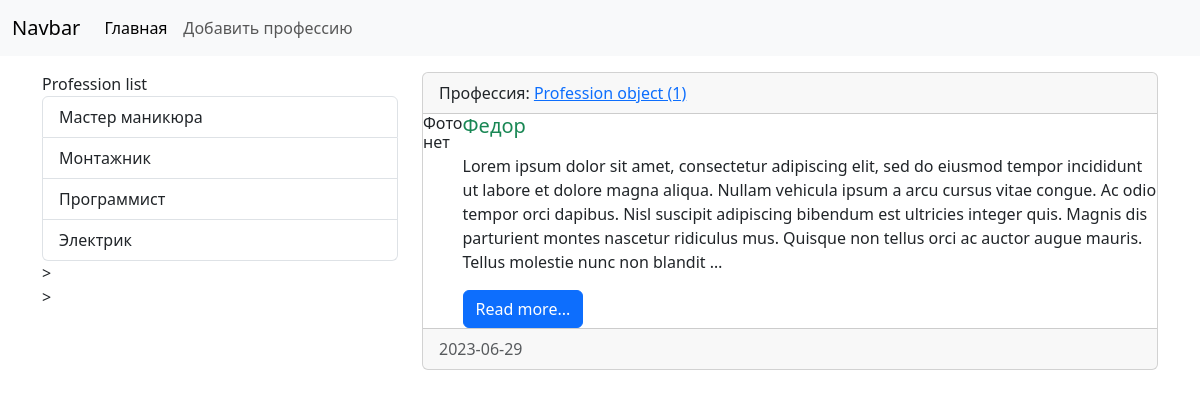
Screenshot of /human/human/2/ with the database file from the repository.
### Human/models.py (models this page shows, shortened)
class Profession(models.Model):
    title = models.CharField(max_length=150, db_index=True, verbose_name='Профессия')
    class Meta:
        verbose_name = 'Профессия'
        verbose_name_plural = 'Профессии'
        ordering = ['title']

class Human(models.Model):
    name = models.CharField(max_length=150, verbose_name='ИМЯ')
    surname = models.CharField(max_length=150, verbose_name='ФАМИЛИЯ')
    age = models.DateTimeField(auto_now=True, verbose_name='ВОЗРАСТ')
    content = models.TextField(blank=True, verbose_name='Резюме')
    address = models.TextField(blank=True, verbose_name='АДРЕС ПРОЖИВАНИЯ')
    photo = models.ImageField(upload_to='media/%Y/%m/%d', verbose_name='ФОТО')
    profession = models.ForeignKey('Profession', on_delete=models.PROTECT, null=True, verbose_name='Профессия')
    class Meta:
        verbose_name = 'человек'
        verbose_name_plural = 'люди'
        ordering = ['age']

### Human/views.py (the view)
# urls.py: path('human/<int:human_id>/', view_human, name='View_human'),
def view_human(request, human_id):
    human_item = get_object_or_404(Human, pk=human_id)
    context = {
        'human_item': human_item
    }
    return render(request, 'Human/view_human.html', context=context)

### Human/templatetags/human_tags.py (called while the page is built)
@register.simple_tag(name='get_list_professions')
def get_professions():
    return Profession.objects.all()

@register.inclusion_tag('human/list_professions.html')
def show_professions(arg1='Profession', arg2='list'):
    professions = Profession.objects.all()
    return {'professions': professions, 'arg1': arg1, 'arg2': arg2}

### Human/templates/Human/view_human.html (shortened to what this page needs)
{% extends 'base.html' %}
{% block sidebar %}
{% include 'inc/_sidebar.html' %}
{% endblock %}
{% block content %}
                        <div class="card mb-3">
                                <div class="card-header">
                                    Профессия: <a href="{{ item.profession.get_absolute_url }}">{{ human_item.profession }}</a>
                                </div>
                                    <div class="media" style="display:flex">
                                    <div class="media-photo">
                                        {% if item.photo %}
                                            <img src="{{ human_item.photo.url }}" class="mr-3" width="350" alt="Photo">
                                        {% else %}
                                            <h6>Фото нет</h6>
                                        {% endif %}
                                    </div>
                                 <div class="media-body">
                                    <h5 class="card-title {% cycle 'text-success' 'text-danger' 'text-primary' 'text-warning' %}">{{ human_item.name }}</h5>
                                    {% autoescape off %}
                                    <p class="card-text">{{ human_item.content|truncatewords:60|linebreaks }}</p>
                                    {% endautoescape %}
                                    <a href="#" class="btn btn-primary">Read more...</a>
                                 </div>
                                </div>
                                <div class="card-footer text-body-secondary">
                                                {{ human_item.age|date:'Y-m-d'}}
                                </div>
                            </div>
{% endblock %}

### templates/base.html (shortened to what this page needs)
<!doctype html>
{% include 'inc/_nav.html' %}
{% load static %}
<html lang="en">
  <head>
       <link href="{% static 'css/style.css' %}" rel="stylesheet">
    <link href="https://cdn.jsdelivr.net/npm/bootstrap@5.3.0/dist/css/bootstrap.min.css" rel="stylesheet">
  </head>
  <body>
        <div class="container mt-3">
            <div class="row">
                <div class="col-md-4">
                    {% block sidebar %}SIDEBAR{% endblock %}
                </div>
                <div class="col-md-8">
                    {% block content %}CONTENT{% endblock %}
                </div>
                </div>
            </div>
  </body>
</html>

### templates/inc/_nav.html (shortened to what this page needs)
<nav class="navbar navbar-expand-lg bg-body-tertiary">
  <div class="container-fluid">
     <a class="navbar-brand" href="{% url 'Home' %}">Navbar</a>
     <div class="collapse navbar-collapse" id="navbarNav">
       <ul class="navbar-nav">
         <li class="nav-item">
           <a class="nav-link active" aria-current="page" href="{% url 'Home' %}">Главная</a>
         </li>
         <li class="nav-item">
            <a class="nav-link" href="{% url 'Add_human' %}">Добавить профессию</a>
         </li>
       </ul>
     </div>
  </div>
</nav>

### templates/inc/_sidebar.html (shortened to what this page needs)
{% load human_tags %}
<div class="list-group">
    {% show_professions %}
</div>>

### Human/templates/Human/list_professions.html
{% load human_tags %}
<div class="list-group">
    {{ arg1 }} {{ arg2 }}
    {% get_list_professions as professions %}
    {% for prof in professions %}
    <a href="{{ prof.get_absolute.url }}" class="list-group-item list-group-item-action">{{ prof.title }}</a>
    {% endfor %}
</div>>

### ProjectHuman/static/css/style.css (style rules this page uses)
body { backgroud-color: #ccc; }

### rows the page displays
Profession: title "Мастер маникюра"
Profession: title "Монтажник"
Profession: title "Программист"
Profession: title "Электрик"
Human: profession "Profession object (1)", name "Федор", content "Lorem ipsum dolor sit amet, consectetur adipiscing elit, sed do eiusmod tempor incididunt ut labore et dolore magna aliqua. Nullam vehicula ipsum a arcu cursus vitae congue. Ac odio tempor orci dapibus. Nisl suscipit adipiscing bibendum est ultricies integer quis. Magnis dis parturient montes nascetur ridiculus mus. Quisque non tellus orci ac auctor augue mauris. Tellus molestie nunc non blandit …", age "2023-06-29"

### other values shown
{{ arg1 }} "Profession"
{{ arg2 }} "list"
